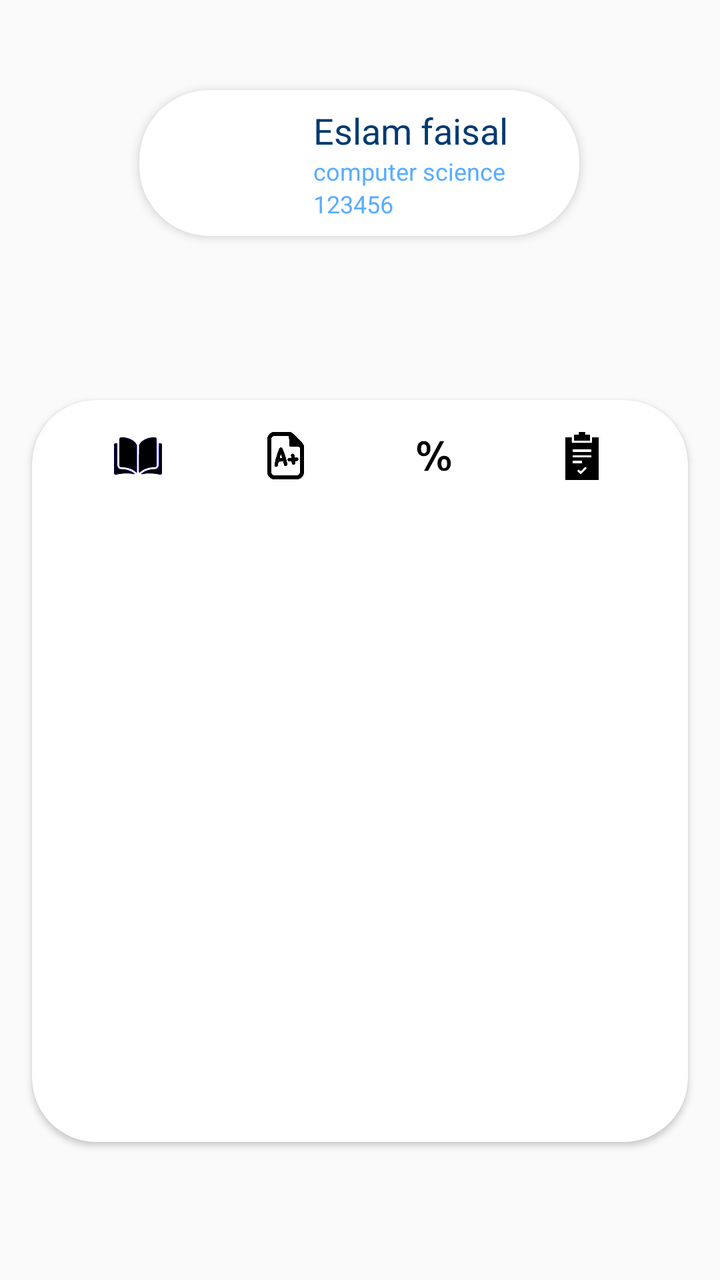
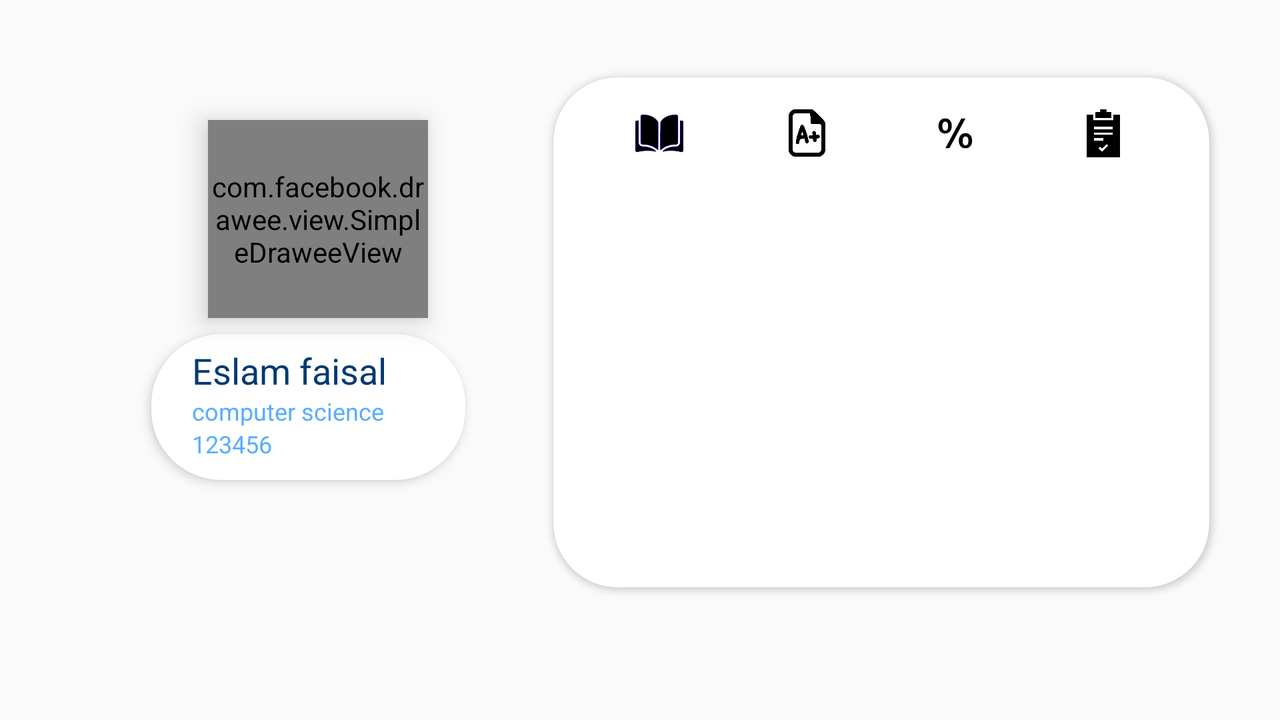

Compare how this app lays out the same screen by default and in its alternative resource folder. The renders come first, then the two layout files and the values they reference.
<!-- AndroidManifest.xml: application theme AppTheme -->
<!-- res/layout/fragment_profile.xml -->
<?xml version="1.0" encoding="utf-8"?>
<android.support.constraint.ConstraintLayout xmlns:android="http://schemas.android.com/apk/res/android"
    xmlns:app="http://schemas.android.com/apk/res-auto"
    xmlns:fresco="http://schemas.android.com/apk/res-auto"
    xmlns:tools="http://schemas.android.com/tools"
    android:layout_width="match_parent"
    android:layout_height="match_parent"
    tools:context=".fragments.ProfileFragment">

    <FrameLayout
        android:id="@+id/frameLayout"
        android:layout_width="220dp"
        android:layout_height="73dp"
        android:layout_marginEnd="8dp"
        android:layout_marginStart="8dp"
        android:layout_marginTop="45dp"
        android:background="@drawable/ic_user_details_shape"
        android:elevation="3dp"
        app:layout_constraintEnd_toEndOf="parent"
        app:layout_constraintHorizontal_bias="0.497"
        app:layout_constraintStart_toStartOf="parent"
        app:layout_constraintTop_toTopOf="parent" />

    <LinearLayout
        android:layout_width="125dp"
        android:layout_height="70dp"
        android:layout_marginBottom="8dp"
        android:layout_marginEnd="8dp"
        android:layout_marginStart="10dp"
        android:layout_marginTop="8dp"
        android:elevation="3dp"
        android:gravity="center_vertical"
        android:orientation="vertical"
        app:layout_constraintBottom_toBottomOf="@+id/frameLayout"
        app:layout_constraintEnd_toEndOf="@+id/frameLayout"
        app:layout_constraintTop_toTopOf="@+id/frameLayout">

        <TextView
            android:layout_width="wrap_content"
            android:layout_height="wrap_content"
            android:text="Eslam faisal"
            android:textColor="#003A71"
            android:textSize="18sp" />

        <TextView
            android:layout_width="wrap_content"
            android:layout_height="wrap_content"
            android:text="computer science"
            android:textColor="#58ADFF"
            android:textSize="12sp" />


        <TextView
            android:layout_width="wrap_content"
            android:layout_height="wrap_content"
            android:text="123456"
            android:textColor="#58ADFF"
            android:textSize="12sp" />

    </LinearLayout>

    <com.facebook.drawee.view.SimpleDraweeView
        android:id="@+id/circle"
        android:layout_width="110dp"
        android:layout_height="99dp"
        android:layout_marginEnd="8dp"
        android:layout_marginStart="144dp"
        android:layout_marginTop="32dp"
        android:elevation="8dp"
        app:layout_constraintEnd_toStartOf="@+id/frameLayout"
        app:layout_constraintHorizontal_bias="0.52"
        app:layout_constraintStart_toStartOf="parent"
        app:layout_constraintTop_toTopOf="parent"
        fresco:placeholderImage="@drawable/logo"
        fresco:roundAsCircle="true" />

    <android.support.v7.widget.CardView
        android:id="@+id/card_view"
        android:layout_width="328dp"
        android:layout_height="371dp"
        android:layout_gravity="center"
        android:layout_marginBottom="8dp"
        android:layout_marginEnd="8dp"
        android:layout_marginStart="8dp"
        android:layout_marginTop="8dp"
        app:cardCornerRadius="32dp"
        app:layout_constraintBottom_toBottomOf="parent"
        app:layout_constraintEnd_toEndOf="parent"
        app:layout_constraintStart_toStartOf="parent"
        app:layout_constraintTop_toBottomOf="@+id/circle">


        <LinearLayout
            android:layout_width="match_parent"
            android:layout_height="wrap_content"
            android:orientation="vertical"
            android:padding="16dp">

            <LinearLayout
                android:layout_width="match_parent"
                android:layout_height="0dp"
                android:layout_weight="1"
                android:orientation="horizontal">

                <ImageView
                    android:layout_width="0dp"
                    android:layout_height="match_parent"
                    android:layout_weight="1"
                    android:src="@drawable/ic_material" />

                <ImageView
                    android:layout_width="0dp"
                    android:layout_height="match_parent"
                    android:layout_weight="1"
                    android:src="@drawable/ic_grade" />

                <ImageView
                    android:layout_width="0dp"
                    android:layout_height="match_parent"
                    android:layout_weight="1"
                    android:src="@drawable/ic_precentage" />

                <ImageView
                    android:layout_width="0dp"
                    android:layout_height="match_parent"
                    android:layout_weight="1"
                    android:src="@drawable/ic_passed" />

            </LinearLayout>

            <ListView
                android:layout_width="match_parent"

                android:layout_height="match_parent"
                android:padding="16dp">

            </ListView>

        </LinearLayout>

    </android.support.v7.widget.CardView>

</android.support.constraint.ConstraintLayout>
<!-- resources referenced by this layout -->
<resources>
  <!-- drawable ic_grade: vector/xml drawable (drawable, 18591 chars, omitted) -->
  <!-- drawable ic_material: vector/xml drawable (drawable, 111892 chars, omitted) -->
  <!-- drawable ic_passed: vector/xml drawable (drawable, 6666 chars, omitted) -->
  <!-- drawable ic_precentage (drawable) -->
  <vector android:height="24dp" android:viewportHeight="512"
      android:viewportWidth="512" android:width="24dp" xmlns:android="http://schemas.android.com/apk/res/android">
      <path android:fillColor="#000000"
          android:pathData="M129,98.6c-14.9,3.2 -29.7,13.1 -38.4,25.8 -10.7,15.5 -16.3,42.5 -13.6,65.1 4.3,36 21.5,58.3 51,66.2 10.1,2.6 30.2,2.4 40.5,-0.5 25.6,-7.4 42.5,-27.4 48,-56.7 2.2,-11.7 1.6,-38.6 -1,-48.5 -4,-15 -13.3,-30.5 -23.1,-38.4 -7.3,-6 -18.2,-11.3 -26.9,-13.1 -8.8,-1.8 -27.9,-1.8 -36.5,0.1zM161.7,134.6c11.7,5.6 17.4,20.7 17.4,45.9 -0.1,31.1 -10.6,47.5 -30.4,47.5 -18.3,-0 -28.1,-12.2 -30.8,-38.1 -1.8,-18 1.4,-36.6 8.1,-47.2 6.9,-10.9 22.4,-14.4 35.7,-8.1z" android:strokeColor="#00000000"/>
      <path android:fillColor="#000000"
          android:pathData="M316.2,105.2c-19.8,36.1 -166.2,308.2 -166.2,308.9 0,0.5 9.1,0.9 21.3,0.9l21.4,-0 82.6,-152.7c45.4,-84.1 84,-155.4 85.7,-158.6l3.2,-5.7 -22.1,-0 -22,-0 -3.9,7.2z" android:strokeColor="#00000000"/>
      <path android:fillColor="#000000"
          android:pathData="M351.5,255c-26.1,4 -45.3,20.6 -53.3,46 -4.1,13.2 -4.7,17.3 -4.7,34 0.1,19.6 2,29.1 8.9,43.4 8.2,17.2 20.9,28.2 39.1,33.9 6,1.9 9.2,2.2 23,2.1 14.6,-0 16.7,-0.2 24,-2.7 21.1,-7.1 37.3,-25.6 43.6,-50.2 4,-15.6 3.6,-40.9 -0.8,-56.5 -7,-24.6 -24.1,-42.3 -46.8,-48.4 -7.3,-2 -24.8,-2.8 -33,-1.6zM378.4,291.9c11,5.4 17.6,22.3 17.6,45.4 0,25.2 -8.3,43.3 -21.4,46.8 -5.3,1.4 -14,1.4 -19.4,-0.1 -14,-3.7 -22,-23 -20.9,-50.5 0.9,-24 7.6,-38.4 20,-42.9 6.3,-2.3 18,-1.7 24.1,1.3z" android:strokeColor="#00000000"/>
  </vector>
  <!-- drawable ic_user_details_shape (drawable) -->
  <shape xmlns:android="http://schemas.android.com/apk/res/android"
      android:shape="rectangle">
  <corners
      android:radius="35dp"
      />
  
  
      <gradient
          android:angle="45"
          android:endColor="#FFFFFF"
          android:startColor="#FFFFFF"
          android:type="linear" />
  
  
      <size
          android:width="20dp"
          android:height="20dp" />
  
  
  
  </shape>
  <style name="AppTheme" parent="Theme.AppCompat.Light.NoActionBar">
          
          <item name="colorPrimary">@color/colorPrimary</item>
          <item name="colorPrimaryDark">@color/colorPrimaryDark</item>
          <item name="colorAccent">@color/colorAccent</item>
          <item name="android:windowActivityTransitions">true</item>
      </style>
  <color name="colorPrimary">#3F51B5</color>
  <color name="colorPrimaryDark">#2F99FF</color>
  <color name="colorAccent">#2F99FF</color>
</resources>
<!-- res/layout-land/fragment_profile.xml (the repository's variant of the layout above) -->
<!-- drawn on the phone turned sideways -->
<?xml version="1.0" encoding="utf-8"?>
<android.support.constraint.ConstraintLayout xmlns:android="http://schemas.android.com/apk/res/android"
    xmlns:app="http://schemas.android.com/apk/res-auto"
    xmlns:fresco="http://schemas.android.com/apk/res-auto"
    xmlns:tools="http://schemas.android.com/tools"
    android:layout_width="match_parent"
    android:layout_height="match_parent"
    tools:context=".fragments.ProfileFragment">


    <FrameLayout
        android:id="@+id/frameLayout"
        android:layout_width="157dp"
        android:layout_height="73dp"
        android:layout_marginBottom="8dp"
        android:layout_marginEnd="8dp"
        android:layout_marginStart="8dp"
        android:layout_marginTop="8dp"
        android:background="@drawable/ic_user_details_shape"
        android:elevation="3dp"
        app:layout_constraintBottom_toBottomOf="parent"
        app:layout_constraintEnd_toStartOf="@+id/card_view"
        app:layout_constraintHorizontal_bias="0.654"
        app:layout_constraintStart_toStartOf="parent"
        app:layout_constraintTop_toBottomOf="@+id/circle"
        app:layout_constraintVertical_bias="0.0" />

    <LinearLayout
        android:id="@+id/linearLayout"
        android:layout_width="125dp"
        android:layout_height="77dp"
        android:layout_marginEnd="8dp"
        android:layout_marginStart="8dp"
        android:layout_marginTop="4dp"
        android:elevation="3dp"
        android:gravity="center_vertical"
        android:orientation="vertical"
        app:layout_constraintEnd_toStartOf="@+id/card_view"
        app:layout_constraintHorizontal_bias="0.206"
        app:layout_constraintStart_toStartOf="@+id/frameLayout"
        app:layout_constraintTop_toBottomOf="@+id/circle">

        <TextView
            android:layout_width="wrap_content"
            android:layout_height="wrap_content"
            android:text="Eslam faisal"
            android:textColor="#003A71"
            android:textSize="18sp" />

        <TextView
            android:layout_width="wrap_content"
            android:layout_height="wrap_content"
            android:text="computer science"
            android:textColor="#58ADFF"
            android:textSize="12sp" />


        <TextView
            android:layout_width="wrap_content"
            android:layout_height="wrap_content"
            android:text="123456"
            android:textColor="#58ADFF"
            android:textSize="12sp" />

    </LinearLayout>

    <com.facebook.drawee.view.SimpleDraweeView
        android:id="@+id/circle"
        android:layout_width="110dp"
        android:layout_height="99dp"
        android:layout_marginStart="104dp"
        android:layout_marginTop="60dp"
        android:elevation="8dp"
        app:layout_constraintStart_toStartOf="parent"
        app:layout_constraintTop_toTopOf="parent"
        fresco:placeholderImage="@drawable/logo"
        fresco:roundAsCircle="true" />

    <android.support.v7.widget.CardView
        android:id="@+id/card_view"
        android:layout_width="328dp"
        android:layout_height="255dp"
        android:layout_gravity="center"
        android:layout_marginBottom="8dp"
        android:layout_marginEnd="8dp"
        android:layout_marginStart="8dp"
        android:layout_marginTop="8dp"
        app:cardCornerRadius="32dp"
        app:layout_constraintBottom_toBottomOf="parent"
        app:layout_constraintEnd_toEndOf="parent"
        app:layout_constraintHorizontal_bias="0.666"
        app:layout_constraintStart_toEndOf="@+id/circle"
        app:layout_constraintTop_toTopOf="parent"
        app:layout_constraintVertical_bias="0.344">

        <LinearLayout
            android:layout_width="match_parent"
            android:layout_height="wrap_content"
            android:orientation="vertical"
            android:padding="16dp">

            <LinearLayout
                android:layout_width="match_parent"
                android:layout_height="0dp"
                android:layout_weight="1"
                android:orientation="horizontal">

                <ImageView
                    android:layout_width="0dp"
                    android:layout_height="match_parent"
                    android:layout_weight="1"
                    android:src="@drawable/ic_material" />

                <ImageView
                    android:layout_width="0dp"
                    android:layout_height="match_parent"
                    android:layout_weight="1"
                    android:src="@drawable/ic_grade" />

                <ImageView
                    android:layout_width="0dp"
                    android:layout_height="match_parent"
                    android:layout_weight="1"
                    android:src="@drawable/ic_precentage" />

                <ImageView
                    android:layout_width="0dp"
                    android:layout_height="match_parent"
                    android:layout_weight="1"
                    android:src="@drawable/ic_passed" />

            </LinearLayout>

            <ListView
                android:layout_width="match_parent"

                android:layout_height="match_parent"
                android:padding="16dp">

            </ListView>

        </LinearLayout>

    </android.support.v7.widget.CardView>

</android.support.constraint.ConstraintLayout>
